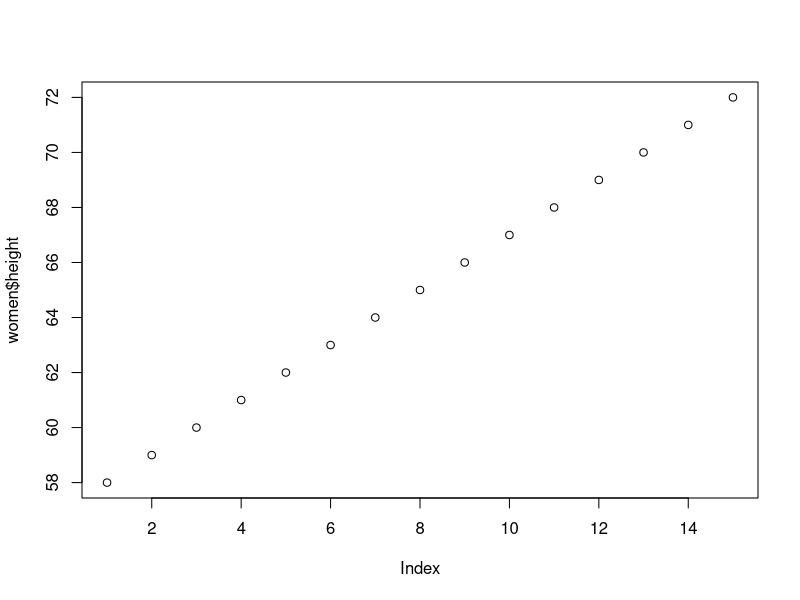
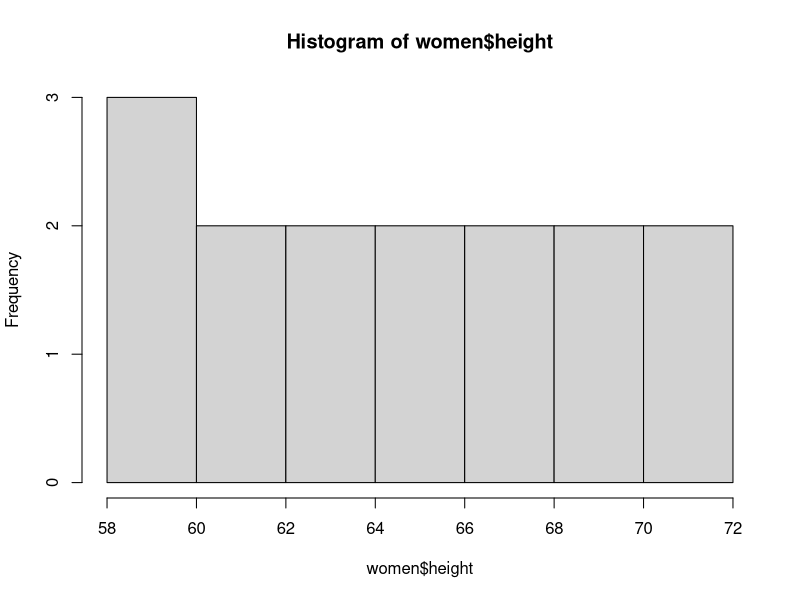

The R source for these figures, in order:
## ---- chunk 1
plot(women$height)
hist(women$height)
